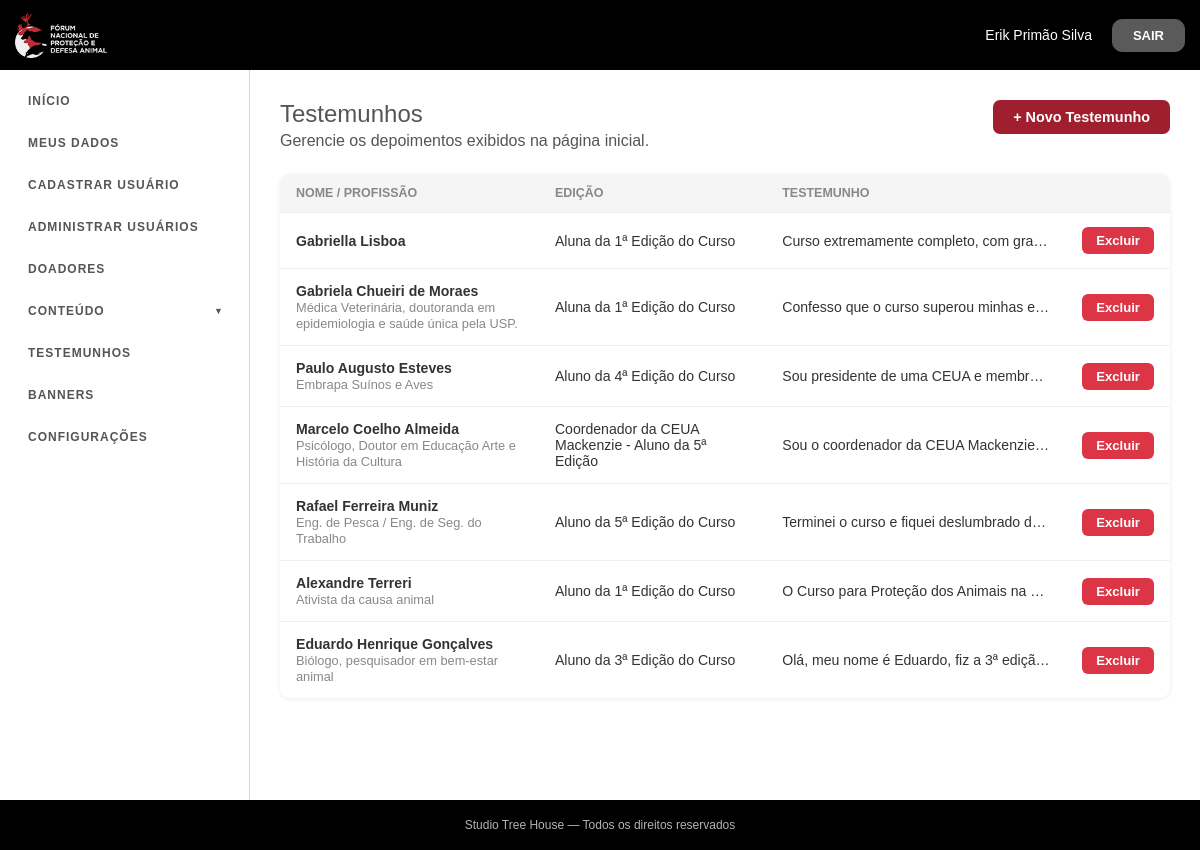
Page /admin/pages/testemunhos/index.php (signed in) on the committed database.
### tables this page shows
CREATE TABLE `testemunhos` (
  `id` int(11) NOT NULL,
  `nome` varchar(255) NOT NULL,
  `profissao` varchar(255) DEFAULT NULL,
  `edicao` varchar(255) NOT NULL,
  `texto` text NOT NULL,
  `created_at` timestamp NOT NULL DEFAULT current_timestamp()
);

### admin/pages/testemunhos/index.php (the view, shortened to what this page needs)
<?php
$pdo = getDbConnection();
try {
    $testemunhos = $pdo->query("SELECT * FROM testemunhos ORDER BY id ASC")->fetchAll(PDO::FETCH_ASSOC);
} catch (Exception $e) {
    $testemunhos = [];
}
?>
<!DOCTYPE html>
<html lang="pt-BR">
<head>
<?php include ROOT . '/admin/includes/assets.php'; ?>
<link rel="stylesheet" href="https://cdn.quilljs.com/1.3.7/quill.snow.css">
</head>
<body>
<?php include ROOT . '/admin/includes/header/header.php'; ?>
<div class="adminLayout">
    <?php include ROOT . '/admin/includes/sidebar/sidebar.php'; ?>
    <main class="adminLayout__content">
        <section class="adminInicio">
            <div class="testHeader">
                <div>
                    <h2>Testemunhos</h2>
                    <p>Gerencie os depoimentos exibidos na página inicial.</p>
                </div>
                <button class="btnNovo" id="btnNovo">+ Novo Testemunho</button>
            </div>
            <?php if (empty($testemunhos)): ?>
            <div class="testEmpty">Nenhum testemunho cadastrado. Clique em <strong>+ Novo Testemunho</strong> para adicionar.</div>
            <?php else: ?>
            <div class="testWrap">
                <table class="testTable">
                    <thead>
                        <tr>
                            <th>Nome / Profissão</th>
                            <th>Edição</th>
                            <th>Testemunho</th>
                            <th></th>
                        </tr>
                    </thead>
                    <tbody id="testTableBody">
                        <?php foreach ($testemunhos as $t): ?>
                        <tr id="row<?= $t['id'] ?>">
                            <td>
                                <span class="testTable__nome"><?= htmlspecialchars($t['nome']) ?></span>
                                <?php if ($t['profissao']): ?>
                                <span class="testTable__prof"><?= htmlspecialchars($t['profissao']) ?></span>
                                <?php endif; ?>
                            </td>
                            <td><?= htmlspecialchars($t['edicao']) ?></td>
                            <td class="testTable__snippet"><?= htmlspecialchars(strip_tags($t['texto'])) ?></td>
                            <td>
                                <button class="testTable__del"
                                    data-id="<?= $t['id'] ?>"
                                    data-nome="<?= htmlspecialchars($t['nome'], ENT_QUOTES) ?>">Excluir</button>
                            </td>
                        </tr>
                        <?php endforeach; ?>
                    </tbody>
                </table>
            </div>
            <?php endif; ?>
        </section>
    </main>
</div>
<?php include ROOT . '/admin/includes/footer/footer.php'; ?>
</body>
</html>

### admin/pages/testemunhos/index.php (style rules this page uses)
.testHeader { display: flex; align-items: flex-start; justify-content: space-between; flex-wrap: wrap; gap: 12px; margin-bottom: 24px; }
.testHeader h2 { margin: 0 0 4px; }
.testHeader p { margin: 0; }
.btnNovo { padding: 9px 20px; background: #a01f2e; color: #fff; border: none; border-radius: 7px; font-size: .9rem; font-weight: 600; cursor: pointer; white-space: nowrap; }
.testWrap { background: #fff; border-radius: 10px; box-shadow: 0 1px 4px rgba(0,0,0,.08); overflow: hidden; }
.testTable { width: 100%; border-collapse: collapse; }
.testTable th { background: #f5f5f5; font-size: .78rem; font-weight: 700; text-transform: uppercase; color: #888; padding: 12px 16px; text-align: left; border-bottom: 1px solid #eee; }
.testTable td { padding: 14px 16px; border-bottom: 1px solid #f0f0f0; font-size: .88rem; color: #333; vertical-align: middle; }
.testTable tr:last-child td { border-bottom: none; }
.testTable__nome { font-weight: 600; display: block; }
.testTable__prof { font-size: .8rem; color: #888; }
.testTable__snippet { color: #666; font-size: .83rem; max-width: 300px; white-space: nowrap; overflow: hidden; text-overflow: ellipsis; }
.testTable__del { padding: 6px 14px; background: #dc3545; color: #fff; border: none; border-radius: 6px; font-size: .82rem; font-weight: 600; cursor: pointer; }

### rows in the picture
testemunhos: nome "Gabriella Lisboa", edicao "Aluna da 1ª Edição do Curso", texto "Curso extremamente completo, com gra…"
testemunhos: nome "Gabriela Chueiri de Moraes", profissao "Médica Veterinária, doutoranda em epidemiologia e saúde única pela USP.", edicao "Aluna da 1ª Edição do Curso", texto "Confesso que o curso superou minhas e…"
testemunhos: nome "Paulo Augusto Esteves", profissao "Embrapa Suínos e Aves", edicao "Aluno da 4ª Edição do Curso", texto "Sou presidente de uma CEUA e membr…"
testemunhos: nome "Marcelo Coelho Almeida", profissao "Psicólogo, Doutor em Educação Arte e História da Cultura", edicao "Coordenador da CEUA Mackenzie - Aluno da 5ª Edição", texto "Sou o coordenador da CEUA Mackenzie…"
testemunhos: nome "Rafael Ferreira Muniz", profissao "Eng. de Pesca / Eng. de Seg. do Trabalho", edicao "Aluno da 5ª Edição do Curso", texto "Terminei o curso e fiquei deslumbrado d…"
testemunhos: nome "Alexandre Terreri", profissao "Ativista da causa animal", edicao "Aluno da 1ª Edição do Curso", texto "O Curso para Proteção dos Animais na…"
testemunhos: nome "Eduardo Henrique Gonçalves", profissao "Biólogo, pesquisador em bem-estar animal", edicao "Aluno da 3ª Edição do Curso", texto "Olá, meu nome é Eduardo, fiz a 3ª ediçã…"

### other values in the picture
$_SESSION['usuario']['nome_completo'] "Erik Primão Silva"
